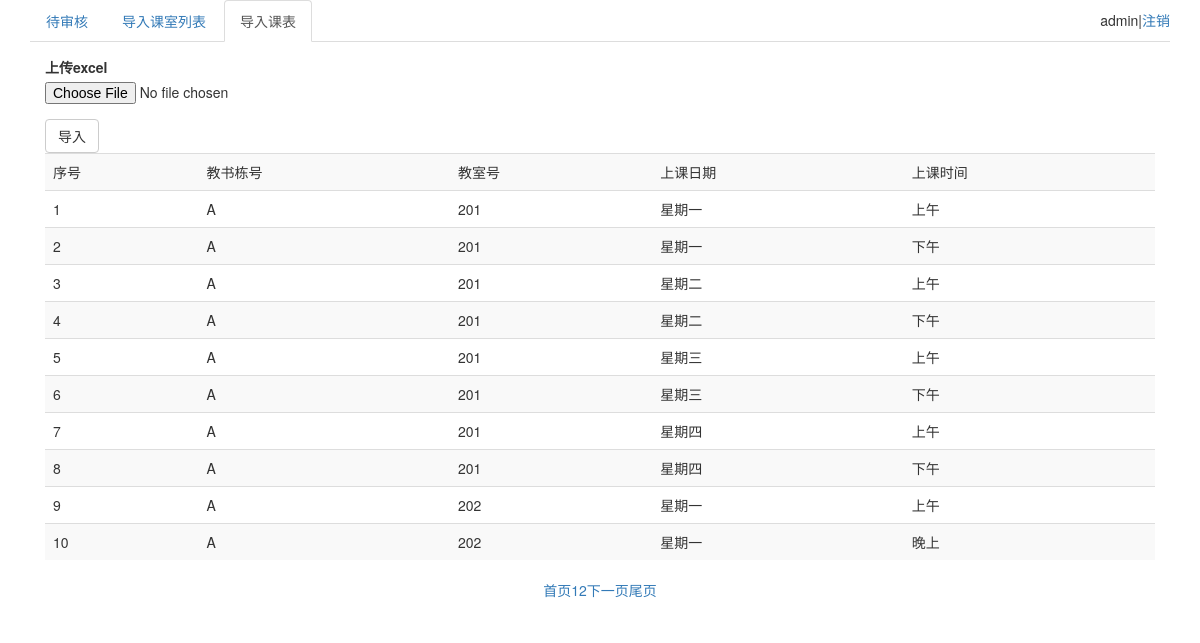
Page /admin/course.php (signed in) on the committed database.
### tables this page shows
CREATE TABLE `course` (
  `class_id` int(11) NOT NULL,
  `week` varchar(1) NOT NULL COMMENT '星期',
  `time` varchar(16) NOT NULL COMMENT '时间:时间，上午，下午，晚上',
  PRIMARY KEY (`class_id`,`week`,`time`)
);

CREATE TABLE `class` (
  `id` int(11) NOT NULL AUTO_INCREMENT,
  `building` varchar(2) NOT NULL COMMENT '栋',
  `room` varchar(3) NOT NULL COMMENT '课室号',
  `size` tinyint(1) NOT NULL COMMENT '容纳人数,1:50人，2：100人，3：150人',
  `type` tinyint(1) NOT NULL COMMENT '1:实验室，2：课室',
  `usage` varchar(16) NOT NULL,
  PRIMARY KEY (`id`)
);

### Mysql.class.php (called while the page is built, shortened)
<?php
class Mysql {
    public function query($sql) {
        $re = mysql_query($sql) or die(mysql_error());
        return $re;
    }
    public function getAll($sql) {
        $list = array();
        $rs = $this->query($sql);
        while($row = mysql_fetch_assoc($rs)) {
            $list[] = $row;
        }
        return $list;
    }
    public function getRow($sql) {
        $rs = $this->query($sql);
        return mysql_fetch_assoc($rs);
    }
}

### Page.class.php (called while the page is built, shortened)
<?php
class Page{
    private $pageNum;
    private $result;
    public function __construct($Mysql,$all,$perpage,$eachPage){
        $arr = $Mysql->getRow($all);
        $this->totalPageNum = $arr['total_num'];
        $this->pageNum = ceil($this->totalPageNum / $perpage);
        $this->result = $class = $Mysql->getAll($eachPage);
    }
    public function getPage(){
        return array(
            "result" => $this->result,
            "pageNum" => $this->pageNum
        );
    }
}

### admin/course.php (the view, shortened to what this page needs)
<!DOCTYPE html>
<?php
if(!(isset($_SESSION['admin']) && !empty($_SESSION['admin']))){
    header('location:login.html');
    exit;
}else{
    include "../Mysql.class.php";
    $Mysql = new Mysql();
}
?>
<html>
<head lang="en">
    <link rel="stylesheet" href="../css/bootstrap.min.css"/>
    <link rel="stylesheet" href="../css/management.css"/>
</head>
<body>
<div class="container">
    <div>
        <ul class="nav nav-tabs">
            <li role="presentation"><a href="management.php">待审核</a></li>
            <li role="presentation" ><a href="classList.php">导入课室列表</a></li>
            <li role="presentation"  class="active"><a href="course.php">导入课表</a></li>
            <li class="user">
                <?php echo $_SESSION['admin']; ?>|<span><a href="loginout.php">注销</a></span>
            </li>
        </ul>
    </div>
    <div class="modal-body">
        <form action="doCourse.php" method="post" enctype="multipart/form-data">
            <div class="form-group">
                <label for="exampleInputFile">上传excel</label>
                <input type="file" name="file" id="exampleInputFile">
            </div>
            <button type="submit" class="btn btn-default">导入</button>
        </form>
        <table class="table table-hover table-striped">
            <tr>
                <td>序号</td>
                <td>教书栋号</td>
                <td>教室号</td>
                <td>上课日期</td>
                <td>上课时间</td>
            </tr>
            <?php
            include "../Page.class.php";
            $all = "select count(class_id) as total_num from course";
            $perpage = 10;
            if (isset($_GET['page']) && !empty($_GET['page'])) {
                $curPage = $_GET['page'];
                $page = ($_GET['page'] - 1) * $perpage;
            } else {
                $page = $curPage = 0;
            }
            $eachPage = "select * from course join class on course.class_id = class.id order by class_id asc limit " . $page . "," . $perpage;
            $Page = new Page($Mysql,$all,$perpage,$eachPage);
            $pageList = $Page->getPage();
            $i = 1;
            foreach ($pageList['result'] as $v) {
                echo "<tr>";
                echo "<td>" . $i++ . "</td>";
                echo "<td>" . $v['building'] . "</td>";
                echo "<td>" . $v['room'] . "</td>";
                echo "<td>";
                    switch($v['week']){
                        case 1: echo "星期一";break;
                        case 2: echo "星期二";break;
                        case 3: echo "星期三";break;
                        case 4: echo "星期四";break;
                    }
                echo "</td>";
                echo "<td>" . $v['time'] . "</td>";
                echo "</tr>";
            }
            ?>
        </table>
        <?php
        echo "<div class='page'>";
        echo "<a href='course.php?page=1'>首页</a>";
        for ($i = ($curPage - 2) <= 0 ? 1 : ($curPage - 2); $i <= (($curPage+2) >= $pageList['pageNum'] ? $pageList['pageNum'] : ($curPage+2)); $i++) {
            echo "<a href='course.php?page=" . $i . "'>" . $i . "</a>";
        }
        if ($curPage != $pageList['pageNum']) {
            echo "<a href='course.php?page=" . ($curPage + 1) . "'>下一页</a>";
        }
        echo "<a href='course.php?page=" . $pageList['pageNum'] . "'>尾页</a>";
        echo "</div>";
        ?>
    </div>
</div>
</body>
</html>

### admin/course.php (style rules this page uses)
.nav .user { line-height: 40px; float: right; }
.nav .user span { cursor: pointer; }
.page { text-align: center; }

### rows in the picture
course: class.building "A", class.room "201", week "星期一", time "上午"
course: class.building "A", class.room "201", week "星期一", time "下午"
course: class.building "A", class.room "201", week "星期二", time "上午"
course: class.building "A", class.room "201", week "星期二", time "下午"
course: class.building "A", class.room "201", week "星期三", time "上午"
course: class.building "A", class.room "201", week "星期三", time "下午"
course: class.building "A", class.room "201", week "星期四", time "上午"
course: class.building "A", class.room "201", week "星期四", time "下午"
course: class.building "A", class.room "202", week "星期一", time "上午"
course: class.building "A", class.room "202", week "星期一", time "晚上"

### other values in the picture
$_SESSION['admin'] "admin"
